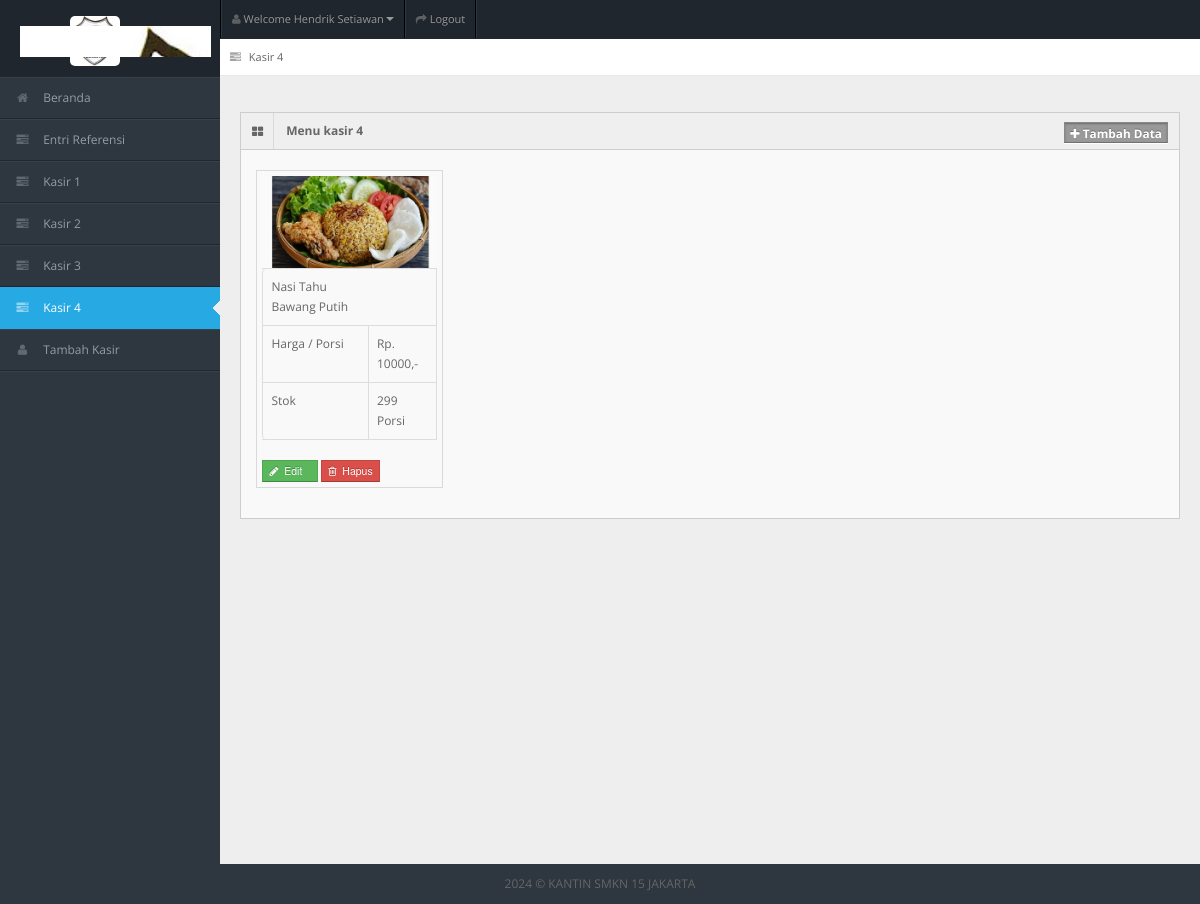
Screenshot of /kasir4.php (signed in) with the database file from the repository.
### tables this page shows
CREATE TABLE `tb_user` (
  `id_user` int(11) NOT NULL,
  `username` varchar(150) NOT NULL,
  `password` varchar(150) NOT NULL,
  `nama_user` varchar(150) NOT NULL,
  `id_level` int(11) NOT NULL,
  `status` varchar(150) NOT NULL
);

CREATE TABLE `tb_masakan` (
  `id_masakan` int(11) NOT NULL,
  `id_level` int(11) NOT NULL,
  `nama_masakan` varchar(150) NOT NULL,
  `harga` varchar(150) NOT NULL,
  `stok` int(11) NOT NULL,
  `status_masakan` varchar(150) NOT NULL,
  `gambar_masakan` varchar(150) NOT NULL
);

### kasir4.php (the view, shortened to what this page needs)
<!DOCTYPE html>
<?php
include "connection/koneksi.php";
$id = $_SESSION['id_user'];
if(isset ($_SESSION['username'])){
  $query = "select * from tb_user natural join tb_level where id_user = $id";
  mysqli_query($conn, $query);
  $sql = mysqli_query($conn, $query);
  while($r = mysqli_fetch_array($sql)){
?>
<html lang="en">
<head>
    <link rel="stylesheet" href="template/dashboard/css/bootstrap.min.css" />
    <link rel="stylesheet" href="template/dashboard/css/bootstrap-responsive.min.css" />
    <link rel="stylesheet" href="template/dashboard/css/fullcalendar.css" />
    <link rel="stylesheet" href="template/dashboard/css/matrix-style.css" />
    <link rel="stylesheet" href="template/dashboard/css/matrix-media.css" />
    <link href="template/dashboard/font-awesome/css/font-awesome.css" rel="stylesheet" />
    <link rel="stylesheet" href="template/dashboard/css/jquery.gritter.css" />
</head>
<body>
    <div id="header">
        <h1><a href="kasir3.php">Kasir 4</a></h1>
        <img src="gambar/logo155.jpg" alt="logo-smkn15" style="width: 50px; height:50px; margin-top:-25px; margin-left:70px; border-radius: 5px;">
    </div>
    <div id="user-nav" class="navbar navbar-inverse">
        <ul class="nav">
            <li class="dropdown" id="profile-messages"><a title="" href="#" data-toggle="dropdown"
                    data-target="#profile-messages" class="dropdown-toggle"><i class="icon icon-user"></i> <span
                        class="text">Welcome <?php echo $r['nama_user'];?></span><b class="caret"></b></a>
            </li>
            <li class="" onclick="show()" style="cursor:pointer;"><a title=""><i class="icon icon-share-alt"></i> <span
                        class="text">Logout</span></a></li>
        </ul>
    </div>
    <div id="sidebar">
        <ul>
            <?php
    if($r['id_level'] == 1){
  ?>
            <li><a href="beranda.php"><i class="icon icon-home"></i> <span>Beranda</span></a> </li>
            <li> <a href="entri_referensi.php"><i class="icon icon-tasks"></i> <span>Entri Referensi</span></a>
            <li> <a href="kasir1.php"><i class="icon icon-tasks"></i> <span>Kasir 1</span></a>
            <li> <a href="kasir2.php"><i class="icon icon-tasks"></i> <span>Kasir 2</span></a>
            <li> <a href="kasir3.php"><i class="icon icon-tasks"></i> <span>Kasir 3</span></a>
            <li class="active"> <a href="kasir4.php"><i class="icon icon-tasks"></i> <span>Kasir 4</span></a>
            <li> <a href="daftar.php"><i class="icon icon-user"></i> <span>Tambah Kasir</span></a>
            </li>
            <?php
    } else if($r['id_level'] == 2){
  ?>
            <li><a href="beranda.php"><i class="icon icon-home"></i> <span>Beranda</span></a> </li>
            <li> <a href="entri_order.php"><i class="icon icon-shopping-cart"></i> <span>Entri Order</span></a> </li>
            <li> <a href="generate_laporan.php"><i class="icon icon-print"></i> <span>Generate Laporan</span></a> </li>
            <li> <a href="logout.php"><i class="icon icon-sign-out"></i> <span>Logout</span></a> </li>
            <?php
    } else if($r['id_level'] == 3){
  ?>
            <li class="active"><a href="beranda.php"><i class="icon icon-home"></i> <span>Beranda</span></a> </li>
            <li> <a href="entri_order.php"><i class="icon icon-shopping-cart"></i> <span>Entri Order</span></a> </li>
            <li> <a href="entri_transaksi.php"><i class="icon icon-inbox"></i> <span>Entri Transaksi</span></a> </li>
            <li> <a href="generate_laporan.php"><i class="icon icon-print"></i> <span>Generate Laporan</span></a> </li>
            <li> <a href="logout.php"><i class="icon icon-sign-out"></i> <span>Logout</span></a> </li <?php
    } else if($r['id_level'] == 4){
  ?> <li><a href="beranda.php"><i class="icon icon-home"></i> <span>Beranda</span></a> </li>
            <li> <a href="generate_laporan.php"><i class="icon icon-print"></i> <span>Generate Laporan</span></a> </li>
            <li> <a href="logout.php"><i class="icon icon-sign-out"></i> <span>Logout</span></a> </li>
            <?php
    } else if($r['id_level'] == 5){
  ?>
            <li><a href="beranda.php"><i class="icon icon-home"></i> <span>Beranda</span></a> </li>
            <li> <a href="entri_order.php"><i class="icon icon-shopping-cart"></i> <span>Entri Order</span></a> </li>
            <li> <a href="logout.php"><i class="icon icon-sign-out"></i> <span>Logout</span></a> </li>
            <?php
    }
  ?>
        </ul>
    </div>
    <div id="content">
        <div id="content-header">
            <div id="breadcrumb"> <a href="kasir3.php" title="Go to here" class="tip-bottom"><i
                        class="icon icon-tasks"></i> Kasir 4</a></div>
        </div>
        <div class="container-fluid">
            <div class="row-fluid">
                <?php
      if($r['id_level'] == 1){
    ?>
                <div class="widget-box">
                    <div class="widget-title bg_lg"><span class="icon"><i class="icon-th-large"></i></span>
                        <h5>Menu kasir 4</h5>
                        <a href="tambah_menu3.php" class="btn btn-info btn-mini label"><i
                                class="icon-plus"></i>&nbsp;Tambah Data</a>
                    </div>
                    <div class="widget-content">
                        <ul class="thumbnails">
                            <div class="btn-icon-pg">
                                <ul>
                                    <?php
                  $query_data_makanan = "select * from tb_masakan JOIN tb_level ON tb_masakan.id_level = tb_level.id_level WHERE tb_level.nama_level = 'kasir4' ORDER BY tb_masakan.id_masakan DESC";
                  $sql_data_makanan = mysqli_query($conn, $query_data_makanan);
                  while($r_dt_makanan = mysqli_fetch_array($sql_data_makanan)){
                ?>
                                    <li class="span2">
                                        <a> <img src="gambar/<?php echo $r_dt_makanan['gambar_masakan']?>" alt=""> </a>
                                        <table class="table table-bordered">
                                            <tbody>
                                                <tr>
                                                    <td><?php echo $r_dt_makanan['nama_masakan'];?></td>
                                                </tr>
                                                <tr>
                                                    <td>Harga / Porsi</td>
                                                    <td>Rp. <?php echo $r_dt_makanan['harga'];?>,-</td>
                                                </tr>
                                                <tr>
                                                    <td>Stok</td>
                                                    <td><?php echo $r_dt_makanan['stok'];?> Porsi</td>
                                                </tr>
                                            </tbody>
                                        </table>
                                        <form action="" method="post">
                                            <button type="submit" value="<?php echo $r_dt_makanan['id_masakan'];?>"
                                                name="edit_menu4" class="btn btn-success btn-mini"><i
                                                    class='icon-pencil'></i>&nbsp;&nbsp;Edit &nbsp;&nbsp;</button>
                                            <button type="submit" value="<?php echo $r_dt_makanan['id_masakan'];?>"
                                                name="hapus_menu" class="btn btn-mini btn-danger"><i
                                                    class='icon icon-trash'></i>&nbsp; Hapus</button>
                                        </form>
                                    </li>
                                    <?php
                    }
                  ?>
                                </ul>
                            </div>
                        </ul>
                    </div>
                </div>
                <?php
        }
      ?>
            </div>
        </div>
    </div>
    <div class="row-fluid">
        <div id="footer" class="span12"> <?php echo date('Y'); ?> &copy; KANTIN <a href="#">SMKN
                15 JAKARTA</a>
        </div>
</body>
</html>
<?php
  }
} else {
  header('location: logout.php');
}
?>

### template/dashboard/css/matrix-media.css (style rules this page uses)
body { background:#2E363F; }
#header { background-color: #1f262d; margin-top:10px; }
#sidebar > ul { border-bottom: 1px solid #37414b }
#sidebar > ul > li { border-top: 1px solid #37414b; border-bottom: 1px solid #1f262d; }
#sidebar > ul > li.active { background-color: #27a9e3; border-bottom: 1px solid #27a9e3; border-top: 1px solid #27a9e3; }
#sidebar > ul > li.active a { color:#fff; text-decoration:none; }

### rows the page displays
tb_user: nama_user "Hendrik Setiawan"
tb_masakan: gambar_masakan (picture), nama_masakan "Nasi Tahu Bawang Putih", harga "10000", stok "299", $r_dt_makanan['id_masakan'] 54 (drawn)
